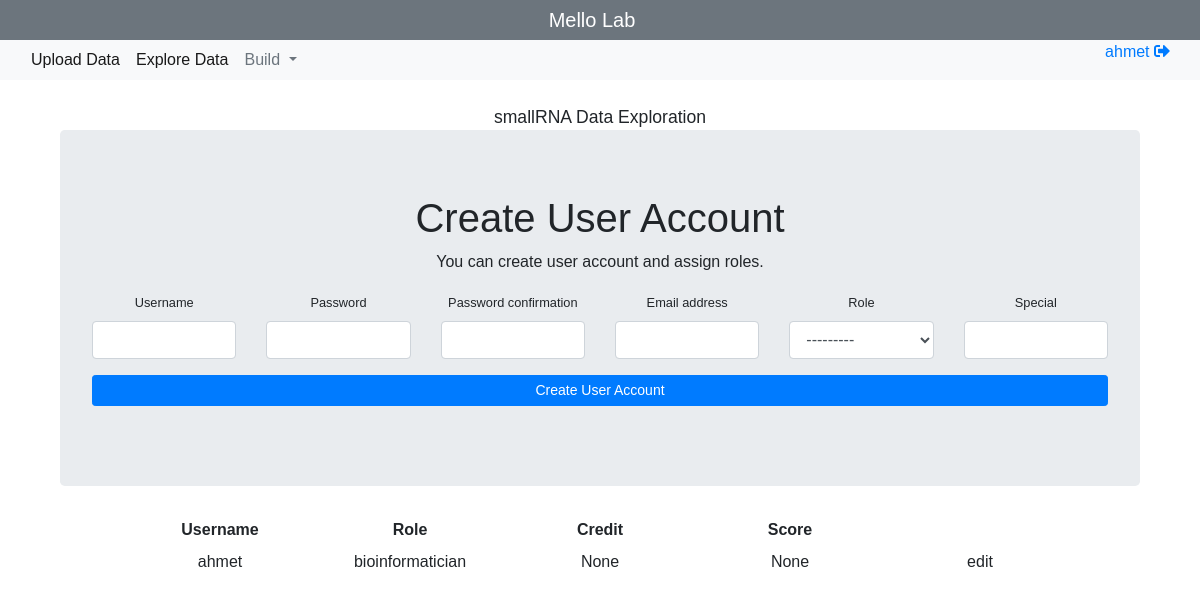
Screenshot of /add/user (signed in) with the database file from the repository.
### manager/models.py (models this page shows)
class MainConfiguration(models.Model):
    team_name = models.CharField(max_length=64)
    intro_message = models.CharField(max_length=256)
    cpu_ratio = models.DecimalField(max_digits=3, decimal_places=2)
    ram_ratio = models.DecimalField(max_digits=3, decimal_places=2)
    key_value = models.TextField()
    created_on = models.DateTimeField(auto_now=True)

class CustomUser(AbstractUser):
    CHOICES = ((role, role) for role in ('bioinformatician', 'scientist', 'intern', 'other', 'boss'))
    created_on = models.DateTimeField(auto_now=True)
    role = models.CharField(choices=CHOICES, max_length=128, default=None, blank=True, null=True)
    credit = models.PositiveSmallIntegerField( default=None, blank=True, null=True)
    special = models.CharField(max_length=128, default=None, blank=True, null=True)
    score = models.CharField(max_length=128, default=None, blank=True, null=True)
    key_value = models.TextField(default=None, blank=True, null=True)

### manager/views.py (the view, shortened to what this page needs)
# urls.py: url(r'^add/user$', manager_views.addUser, name='addUser'),
@login_required
def addUser(request):
    render_dict = getConfigDict(request)
    form = AddUserForm
    render_dict['form']=form()
    users_fields = ['username', 'role', 'credit', 'score']
    render_dict['users'] = CustomUser.objects.exclude(username='admin').values(*users_fields)[::-1]
    render_dict['users_fields'] = users_fields
    return render(request, 'addUser.html', render_dict)

### manager/forms.py
class AddUserForm(UserCreationForm):
    class Meta:
        model = CustomUser
        fields = ['username',  'password1', 'password2', 'email', 'role', 'special']
    def __init__(self, *args, **kwargs):
        super().__init__(*args, **kwargs)
        for field in iter(self.fields):
            self.fields[field].widget.attrs.update({
                'class': 'form-control',
                'id':field,
                'autocomplete':'none'
        })

### manager/views.py (called while the page is built)
def getConfigDict(request):
    render_dict = {'user':request.user, 'no_of_samples':0}
    render_dict['data_categories'] = list(MajorDataCategory.objects.values_list('category', flat=True))
    render_dict['upload_steps'] = serializers.serialize('json', Step.objects.filter(special='upload'))
    render_dict['steps'] = serializers.serialize('json', Step.objects.all())
    render_dict['data_points'] = serializers.serialize('json', DataPoint.objects.filter(created_by=request.user.username))
    last = MainConfiguration.objects.last()
    if last:
        system_config = model_to_dict(last)
        for key in ['team_name', 'intro_message']:
            render_dict[key] = system_config[key]
    return render_dict

### manager/templates/addUser.html (shortened to what this page needs)
{% extends 'templates/master.html' %}
{% load static %}
	{% block body %}
	<div class="container">
		<div class="jumbotron">
			<h1>Create User Account</h1>
			<p>You can create user account and assign roles.</p>
		<form method="post" action="/add/user">
			<div class="row">
		    {% for form_element in form %}
						<div class="form-group col-md-2">
							<label style="font-size:.8em" for="{{form_element.name}}">{{form_element.label}}</label>
							{{form_element}}
						</div>
				{% endfor %}
			</div>
			<div class="row">
				<div class="col-md-12 form-group">
						<button type="submit" class="btn btn-sm btn-block btn-primary">Create User Account</button>
				</div>
			</div>
		</form>
		</div>
	</div>
	<div class="row">
		<div class="col-md-1">
		</div>
    {% for field in users_fields %}
		<div class="col-md-2">
			<label><b>{{field|title }}</b></label>
		</div>
		{% endfor %}
	</div>
	{% for user in users %}
	<div class="row">
		<div class="col-md-1">
		</div>
			{% for key,value in user.items %}
				<div class="col-md-2">
					{{value}}
				</div>
				{% endfor %}
				<div class="col-md-2">
					edit
				</div>
	</div>
	{% endfor %}
	{% endblock %}

### static/templates/master.html (shortened to what this page needs)
{% load static %}
<!doctype html>
<html lang="en">
  <head>
    <link rel="stylesheet" href="https://maxcdn.bootstrapcdn.com/bootstrap/4.0.0/css/bootstrap.min.css">
    <link rel="stylesheet" href="{% static 'css/custom.css' %}">
    <link rel="stylesheet" href="{% static 'css/bootstrap2-toggle.min.css' %}">
  </head>
  <body style="font-family:sans-serif">
    <div class="fluid-container">
      <nav class="navbar navbar-expand-sm navbar-dark bg-secondary justify-content-center p-0 m-0">
        <a class="navbar-brand text-center" href="/"> {{ team_name }} </a>
      </nav>
      <nav class="navbar navbar-expand-sm navbar-light bg-light p-0 mb-4">
        <div class="collapse navbar-collapse justify-content-center" id="navbarSupportedContent">
          <div class="container pl-2">
            <div class="row">
              {% if user.username == "admin" %}
              {% else %}
              <ul class="navbar-nav mr-auto mt-1 mt-lg-0 pt-0">
                <li class="nav-item  active">
                  <a class="nav-link" href="#fileUploadModal" id="navbarDropdown" data-toggle="modal" role="button" aria-haspopup="true" aria-expanded="false">
                    Upload Data
                  </a>
                </li>
                <li class="nav-item  active">
                  <a class="nav-link" href="/" id="navbarDropdown" role="button" aria-haspopup="true" aria-expanded="false">
                    Explore Data
                  </a>
                </li>
                <li class="nav-item dropdown active">
                  <a class="nav-link dropdown-toggle text-secondary" href="#" id="navbarDropdown" role="button" data-toggle="dropdown" aria-haspopup="true" aria-expanded="false">
                    Build
                  </a>
                </li>
              </ul>
              {% endif %}
              <div class="nav-item">
                {% if user.is_authenticated %}
                  <a href="#">
                    {{user.username}} {{ user_rank }}
                  </a>
                  <a href="{% url 'logout' %}">
                    <i class="fas fa-sign-out-alt"></i>
                  </a>
                {% endif %}
              </div>
            </div>
          </div>
        </div>
      </nav>
    </div>
    <div class="text-center">
      <small style="font-size:1.1em">{{ intro_message }}</small>
    <div class="container text-center">
      {% if user.is_authenticated %}
        {% block body %}{% endblock %}
      {% else %}
        <br>
          <div class="jumbotron">
            You need to login to explore your data.
          </div>
      {% endif %}
    </div>
  </body>
</html>

### rows the page displays
MainConfiguration: team_name "Mello Lab", intro_message "smallRNA Data Exploration"
CustomUser: username "ahmet"

### other values shown
{{ field|title }} "Username" "Role" "Credit" "Score"
{{ value }} "ahmet" "bioinformatician" "None" "None"
